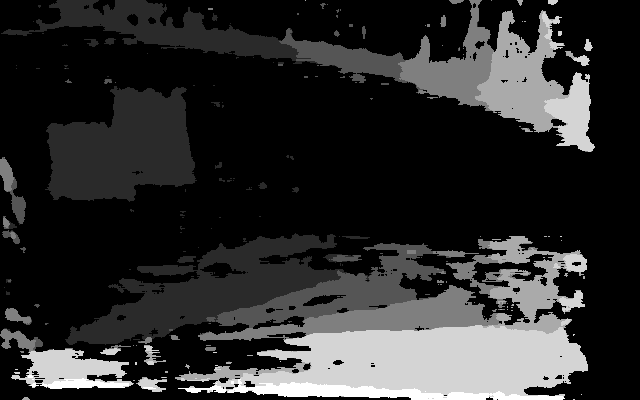
#> input picture v2-enhanced/dispImages/dispCAL-SPLR-9.png, 640 x 400 px, given in place of dispCAL-SPLR-4.png, which was not available; the run also reads 1 picture not shown here
$ python depthVDispTest.py
#> lines starting #> are read from the running program, lines starting #| are printed output that depends on the picture; after the words box and inside, x2 and y2 are one past the last pixel; in counts of white or black regions, pixels touching at a corner belong together; pictures that were not available may be replaced by others from this repository, and a replacement may not be noted
import cv2
import numpy as np
from numpy.random import *


def draw_object(img, x, y, w=50, h=100):
    color = img[y, x]
    img[y - h:y, x - w // 2:x + w // 2] = color


if __name__ == '__main__':
    height = 400
    width = 640
    max_disp = 200
    for i in range(4,14+1):
        img = cv2.imread("dispImages/dispCAL-SPLR-" + str(i) + ".png", cv2.IMREAD_UNCHANGED)
#> img is the input picture: shape (400, 640) uint16; min 0, max 1593, mean 317.5

        img = cv2.convertScaleAbs(img*10, alpha=(255.0/65535.0))
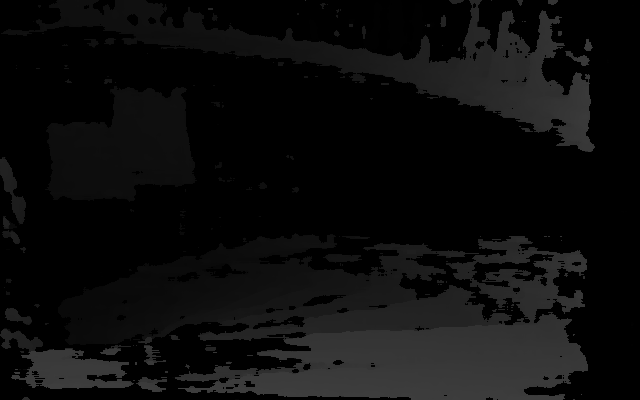
#> img: shape (400, 640); min 0, max 62, mean 12.4

        # print(img.dtype)

        mask = np.zeros((height, width, 1), dtype="uint8")+255
        mask[img < 5] = 0

        # V-disparity
        vhist_vis = np.zeros((height, max_disp), float)
        for j in range(height):
            vhist_vis[j, ...] = cv2.calcHist(images=[img[j, ...]], channels=[0], mask=mask[j, ...], histSize=[max_disp],
                                             ranges=[0, max_disp]).flatten() / float(height)
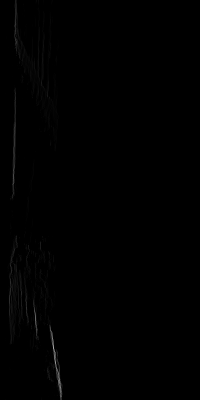
#> vhist_vis: shape (400, 200) float64; min 0, max 0.663, mean 0.00298

        vhist_vis = np.array(vhist_vis * 255, np.uint8)
        vblack_mask = vhist_vis < 5
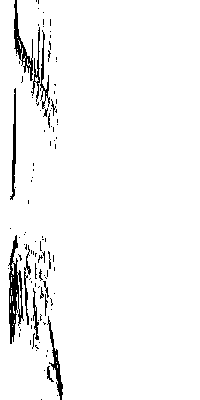
#> vblack_mask: shape (400, 200) bool; 96.2% white; black in thin lines or dots, all inside (x1, y1, x2, y2) = (8, 0, 63, 400)
        # vhist_vis = cv2.applyColorMap(vhist_vis, cv2.COLORMAP_JET)
        vhist_vis[vblack_mask] = 0
#> vhist_vis: shape (400, 200); min 0, max 168, mean 0.6

        # mask = np.zeros((width, height, 1), dtype="uint8") * 255
        # mask[img < 5] = 0

        # U-disparity
        uhist_vis = np.zeros((max_disp, width), float)
        for j in range(width):
            uhist_vis[..., j] = cv2.calcHist(images=[img[..., j]], channels=[0], mask=mask[:, j, :], histSize=[max_disp],
                                             ranges=[0, max_disp]).flatten() / float(width)
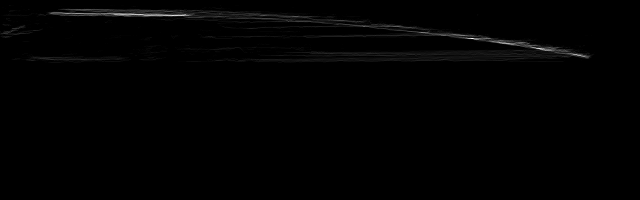
#> uhist_vis: shape (200, 640) float64; min 0, max 0.153, mean 0.00116; drawn with min black and max white

        uhist_vis = np.array(uhist_vis * 255, np.uint8)
        ublack_mask = uhist_vis < 5
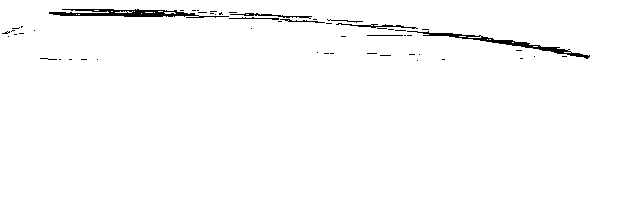
#> ublack_mask: shape (200, 640) bool; 98.3% white; 54 black regions (46 under 20 px), largest, box (x1, y1, x2, y2) and area: (49, 9, 229, 18) 783, (407, 31, 590, 59) 651, (230, 13, 312, 19) 139
        # uhist_vis = cv2.applyColorMap(uhist_vis, cv2.COLORMAP_JET)
        uhist_vis[ublack_mask] = 0
#> uhist_vis: shape (200, 640); min 0, max 39, mean 0.2

        # save result
        img = cv2.applyColorMap(img, cv2.COLORMAP_JET)
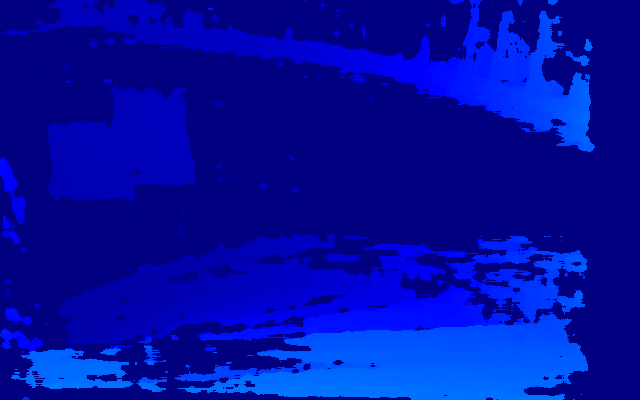
#> img: shape (400, 640, 3); mean B, G, R 164.4, 12.9, 0
        cv2.imshow('disparity.png', img)
        cv2.imshow('v_disparity.png', vhist_vis)
        cv2.imshow('u_disparity.png', uhist_vis)
        cv2.imshow('mask.png', mask)
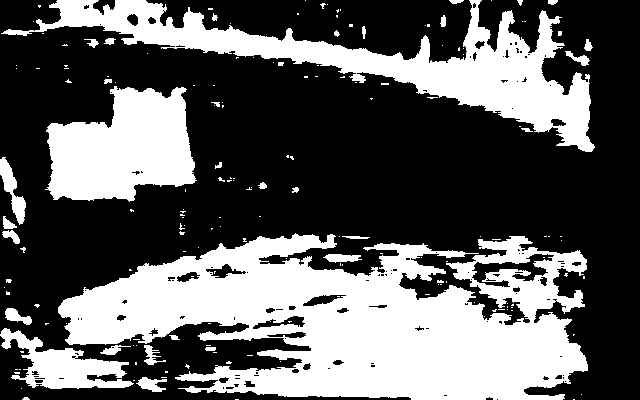
#> window 'mask.png': shape (400, 640, 1); 37.2% white; 175 white regions (141 under 20 px), largest, box (x1, y1, x2, y2) and area: (58, 233, 588, 400) 54347, (1, 0, 595, 152) 21479, (45, 86, 197, 202) 12288
#> (the run stopped early here; a loop or call above may not have finished)
